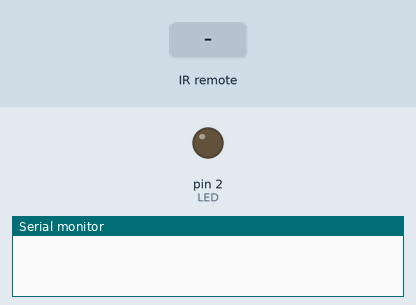
Recording of a sketch running on a simulated Arduino Uno, built with avr-gcc and run on an emulated ATmega328P. Parts: output pins drawn as LEDs (lit = HIGH), the last lines printed to the serial monitor. Inputs (shaded band) come from the test bench.

Above: at 1.2 s.
1.3 s: infrared code 0xFFA25D received
At 2.1 s:
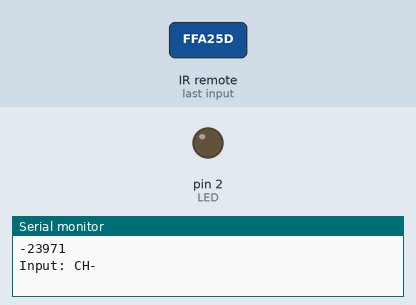
2.9 s: infrared code 0xFF22DD received
At 3.07 s:
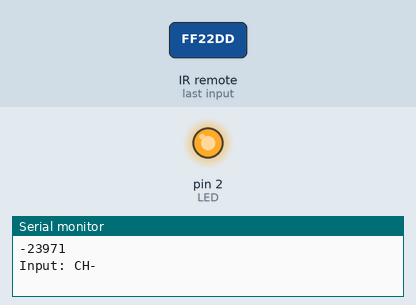
4.6 s: infrared code 0xFF02FD received
At 5.4 s:
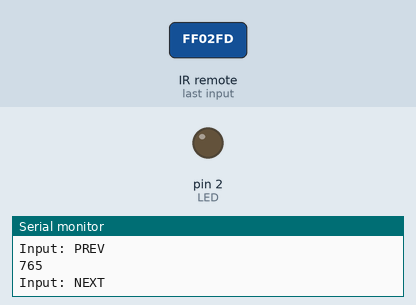
Timing chart, 0 to 7.6 s (numbered marks = the images above; inputs shaded):
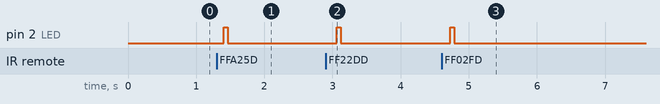

The sketch:

IRinputReader.ino
```cpp
#include <IRremote.h>
#include <IRremoteInt.h>

// Inputs:
// 16753245 = CH-
// 16736925 = CH
// 16769565 = CH+
// 16720605 = PREV
// 16712445 = NEXT
// 16761405 = PLAY/PAUSE
// 16769055 = VOL-
// 16754775 = VOL+
// 16748655 = EQ
// 16738455 = 0
// 16750695 = 100+
// 16756815 = 200+
// 16724175 = 1
// 16718055 = 2
// 16743045 = 3
// 16716015 = 4
// 16726215 = 5
// 16734885 = 6
// 16728765 = 7
// 16730805 = 8
// 16732845 = 9

int LED = 2;
int RECEIVER_PIN = 13;

IRrecv receiver(RECEIVER_PIN);
decode_results results;

void setup(){
  Serial.begin(9600);
  receiver.enableIRIn();
  pinMode(LED, OUTPUT);
}

void loop(){
  delay(200);
  if(receiver.decode(&results)){
    printOut(results.value);
    receiver.resume();
  }
}

void blinkLED(int led, int timeAmount){
  digitalWrite(led, HIGH);
  delay(timeAmount);
  digitalWrite(led, LOW);
}

void printOut(int input){

  blinkLED(LED, 60);
  Serial.println(input);

  switch (input) {
    case 16753245:
      Serial.println("Input: CH-");
      break;
    case 16736925:
      Serial.println("Input: CH");
      break;
    case 16769565:
      Serial.println("Input: CH+");
      break;
    case 16720605:
      Serial.println("Input: PREV");
      break;
    case 16712445:
      Serial.println("Input: NEXT");
      break;
    case 16761405:
      Serial.println("Input: PLAY/PAUSE");
      break;
    case 16769055:
      Serial.println("Input: VOL-");
      break;
    case 16754775:
      Serial.println("Input: VOL+");
      break;
    case 16748655:
      Serial.println("Input: EQ");
      break;
    case 16738455:
      Serial.println("Input: 0");
      break;
    case 16750695:
      Serial.println("Input: 100+");
      break;
    case 16756815:
      Serial.println("Input: 200+");
      break;
    case 16724175:
      Serial.println("Input: 1");
      break;
    case 16718055:
      Serial.println("Input: 2");
      break;
    case 16743045:
      Serial.println("Input: 3");
      break;
    case 16716015:
      Serial.println("Input: 4");
      break;
    case 16726215:
      Serial.println("Input: 5");
      break;
    case 16734885:
      Serial.println("Input: 6");
      break;
    case 16728765:
      Serial.println("Input: 7");
      break;
    case 16730805:
      Serial.println("Input: 8");
      break;
    case 16732845:
      Serial.println("Input: 9");
      break;
    default:
      Serial.println("Wrong input received.");
      break;
  }
}
```

Measured:
- after the input at 1.3 s, pin 2 (LED): LOW → HIGH after 0.10 s, → LOW 0.06 s later
- after the input at 2.9 s, pin 2 (LED): LOW → HIGH after 0.16 s, → LOW 0.06 s later
- after the input at 4.6 s, pin 2 (LED): LOW → HIGH after 0.13 s, → LOW 0.06 s later
